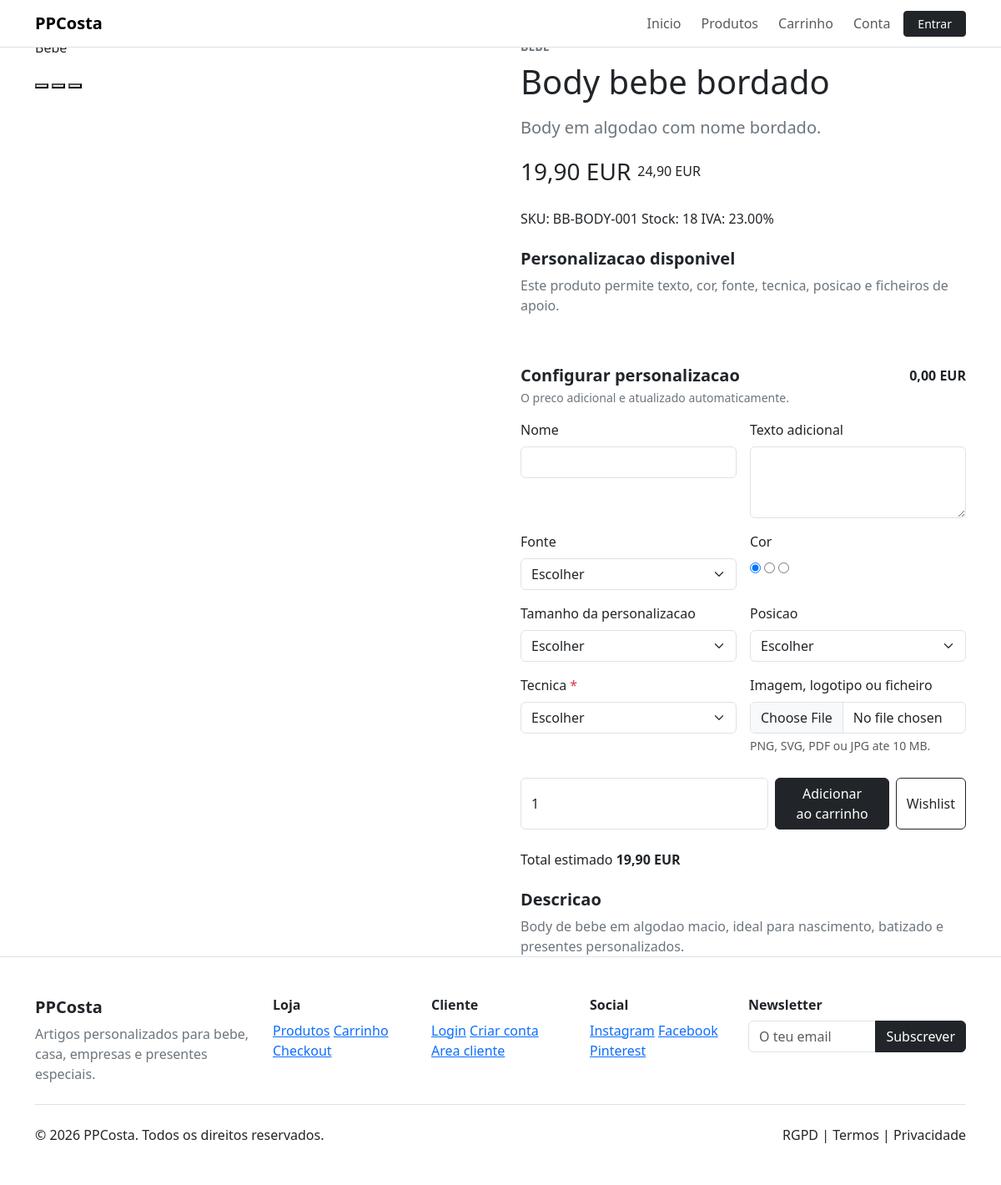
The page /produto-detalhe.php?slug=body-bebe-bordado on the database its author committed.
### tables this page shows
CREATE TABLE products (
    id BIGINT UNSIGNED AUTO_INCREMENT PRIMARY KEY,
    brand_id BIGINT UNSIGNED NULL,
    supplier_id BIGINT UNSIGNED NULL,
    tax_rate_id BIGINT UNSIGNED NOT NULL,
    name VARCHAR(190) NOT NULL,
    slug VARCHAR(210) NOT NULL,
    short_description TEXT NULL,
    long_description MEDIUMTEXT NULL,
    sku VARCHAR(100) NOT NULL,
    ean VARCHAR(40) NULL,
    price DECIMAL(12,2) NOT NULL,
    sale_price DECIMAL(12,2) NULL,
    cost_price DECIMAL(12,2) NULL,
    stock INT NOT NULL DEFAULT 0,
    stock_minimum INT NOT NULL DEFAULT 0,
    weight_grams INT NULL,
    width_mm INT NULL,
    height_mm INT NULL,
    depth_mm INT NULL,
    video_url VARCHAR(255) NULL,
    is_active TINYINT(1) NOT NULL DEFAULT 1,
    is_new TINYINT(1) NOT NULL DEFAULT 0,
    is_featured TINYINT(1) NOT NULL DEFAULT 0,
    is_on_sale TINYINT(1) NOT NULL DEFAULT 0,
    is_best_seller TINYINT(1) NOT NULL DEFAULT 0,
    is_personalizable TINYINT(1) NOT NULL DEFAULT 0,
    meta_title VARCHAR(190) NULL,
    meta_description VARCHAR(255) NULL,
    canonical_url VARCHAR(255) NULL,
    created_at TIMESTAMP NOT NULL DEFAULT CURRENT_TIMESTAMP,
    updated_at TIMESTAMP NOT NULL DEFAULT CURRENT_TIMESTAMP ON UPDATE CURRENT_TIMESTAMP,
    UNIQUE KEY uq_products_slug (slug),
    UNIQUE KEY uq_products_sku (sku),
    KEY idx_products_flags (is_active, is_featured, is_new, is_on_sale, is_best_seller),
    KEY idx_products_brand (brand_id),
    KEY idx_products_supplier (supplier_id),
    FULLTEXT KEY ft_products_search (name, short_description, long_description, sku),
    CONSTRAINT fk_products_brand FOREIGN KEY (brand_id) REFERENCES brands(id) ON DELETE SET NULL,
    CONSTRAINT fk_products_supplier FOREIGN KEY (supplier_id) REFERENCES suppliers(id) ON DELETE SET NULL,
    CONSTRAINT fk_products_tax_rate FOREIGN KEY (tax_rate_id) REFERENCES tax_rates(id),
    CHECK (price >= 0),
    CHECK (sale_price IS NULL OR sale_price >= 0),
    CHECK (stock >= 0)
);

CREATE TABLE categories (
    id BIGINT UNSIGNED AUTO_INCREMENT PRIMARY KEY,
    parent_id BIGINT UNSIGNED NULL,
    name VARCHAR(160) NOT NULL,
    slug VARCHAR(180) NOT NULL,
    description TEXT NULL,
    image_path VARCHAR(255) NULL,
    sort_order INT NOT NULL DEFAULT 0,
    is_active TINYINT(1) NOT NULL DEFAULT 1,
    meta_title VARCHAR(190) NULL,
    meta_description VARCHAR(255) NULL,
    created_at TIMESTAMP NOT NULL DEFAULT CURRENT_TIMESTAMP,
    updated_at TIMESTAMP NOT NULL DEFAULT CURRENT_TIMESTAMP ON UPDATE CURRENT_TIMESTAMP,
    UNIQUE KEY uq_categories_slug (slug),
    KEY idx_categories_parent (parent_id),
    KEY idx_categories_active_sort (is_active, sort_order),
    CONSTRAINT fk_categories_parent FOREIGN KEY (parent_id) REFERENCES categories(id) ON DELETE SET NULL
);

CREATE TABLE tax_rates (
    id BIGINT UNSIGNED AUTO_INCREMENT PRIMARY KEY,
    name VARCHAR(120) NOT NULL,
    rate DECIMAL(5,2) NOT NULL,
    country_code CHAR(2) NOT NULL DEFAULT 'PT',
    is_default TINYINT(1) NOT NULL DEFAULT 0,
    is_active TINYINT(1) NOT NULL DEFAULT 1,
    CHECK (rate >= 0)
);

CREATE TABLE product_personalizations (
    id BIGINT UNSIGNED AUTO_INCREMENT PRIMARY KEY,
    product_id BIGINT UNSIGNED NOT NULL,
    personalization_type_id BIGINT UNSIGNED NOT NULL,
    label VARCHAR(160) NOT NULL,
    min_length INT NULL,
    max_length INT NULL,
    allowed_file_types VARCHAR(190) NULL,
    max_file_bytes INT NULL,
    base_extra_price DECIMAL(12,2) NOT NULL DEFAULT 0,
    sort_order INT NOT NULL DEFAULT 0,
    is_required TINYINT(1) NOT NULL DEFAULT 0,
    is_active TINYINT(1) NOT NULL DEFAULT 1,
    KEY idx_product_personalizations_product (product_id, is_active),
    CONSTRAINT fk_product_personalizations_product FOREIGN KEY (product_id) REFERENCES products(id) ON DELETE CASCADE,
    CONSTRAINT fk_product_personalizations_type FOREIGN KEY (personalization_type_id) REFERENCES personalization_types(id),
    CHECK (base_extra_price >= 0)
);

CREATE TABLE personalization_types (
    id BIGINT UNSIGNED AUTO_INCREMENT PRIMARY KEY,
    name VARCHAR(120) NOT NULL,
    slug VARCHAR(140) NOT NULL,
    input_type ENUM('text','textarea','select','color','font','file','position','technique') NOT NULL,
    is_required TINYINT(1) NOT NULL DEFAULT 0,
    is_active TINYINT(1) NOT NULL DEFAULT 1,
    UNIQUE KEY uq_personalization_types_slug (slug)
);

CREATE TABLE personalization_options (
    id BIGINT UNSIGNED AUTO_INCREMENT PRIMARY KEY,
    personalization_type_id BIGINT UNSIGNED NOT NULL,
    label VARCHAR(160) NOT NULL,
    value VARCHAR(190) NOT NULL,
    extra_price DECIMAL(12,2) NOT NULL DEFAULT 0,
    color_hex CHAR(7) NULL,
    sort_order INT NOT NULL DEFAULT 0,
    is_active TINYINT(1) NOT NULL DEFAULT 1,
    KEY idx_personalization_options_type (personalization_type_id, is_active),
    CONSTRAINT fk_personalization_options_type FOREIGN KEY (personalization_type_id) REFERENCES personalization_types(id) ON DELETE CASCADE,
    CHECK (extra_price >= 0)
);

### produto-detalhe.php (the view, shortened to what the rows shown need)
<?php
require_once __DIR__ . '/includes/personalization.php';
$slug = trim($_GET['slug'] ?? '');
$product = $slug !== '' ? catalog_product_by_slug($slug) : null;
    ?>
    <?php
$personalizationRules = !empty($product['is_personalizable'])
    ? personalization_rules_for_product((int) $product['id'])
    : [];
require_once __DIR__ . '/includes/header.php';
?>
<section class="product-detail section-pad">
    <div class="container">
        <div class="row g-5">
            <div class="col-lg-6">
                <div class="product-gallery-main <?= e($product['media_class'] ?? 'product-mug') ?>" data-personalization-preview>
                    <span data-preview-product><?= e($product['category_name'] ?? 'Produto') ?></span>
                </div>
            </div>
            <div class="col-lg-6">
                <p class="text-uppercase text-secondary fw-semibold small mb-2"><?= e($product['category_name'] ?? 'Catalogo') ?></p>
                <h1 class="section-title mb-3"><?= e($product['name']) ?></h1>
                <p class="text-secondary lead"><?= e($product['short_description'] ?? '') ?></p>
                <div class="d-flex align-items-center gap-2 mb-4">
                    <span class="price fs-3"><?= e(format_price((float) $product['final_price'])) ?></span>
                    <?php if (!empty($product['sale_price'])): ?>
                        <span class="old-price"><?= e(format_price((float) $product['price'])) ?></span>
                    <?php endif; ?>
                </div>
                <div class="product-meta mb-4">
                    <span>SKU: <?= e($product['sku']) ?></span>
                    <span>Stock: <?= e((string) $product['stock']) ?></span>
                    <span>IVA: <?= e((string) ($product['tax_rate'] ?? '23.00')) ?>%</span>
                </div>
                <?php if (!empty($product['is_personalizable'])): ?>
                    <div class="personalization-preview mb-4">
                        <h2 class="h5 fw-bold">Personalizacao disponivel</h2>
                        <p class="text-secondary mb-3">Este produto permite texto, cor, fonte, tecnica, posicao e ficheiros de apoio.</p>
                        <div class="d-flex flex-wrap gap-2">
                        </div>
                    </div>
                <?php endif; ?>
                <form class="product-buy-box" method="post" action="<?= e(url('carrinho.php')) ?>" enctype="multipart/form-data" data-personalization-form data-product-price="<?= e((string) $product['final_price']) ?>" data-product-id="<?= e((string) $product['id']) ?>">
                    <?php if ($personalizationRules !== []): ?>
                        <div class="personalization-editor mb-4">
                            <div class="d-flex justify-content-between align-items-start gap-3 mb-3">
                                <div>
                                    <h2 class="h5 fw-bold mb-1">Configurar personalizacao</h2>
                                </div>
                            </div>
                            <div class="row g-3">
                                <?php foreach ($personalizationRules as $rule): ?>
                                    <?php $fieldName = 'personalization[' . $rule['slug'] . ']'; ?>
                                    <div class="col-md-6">
                                        <label class="form-label" for="personalization-<?= e($rule['slug']) ?>">
                                            <?= e($rule['label']) ?>
                                            <?php if (!empty($rule['is_required'])): ?>
                                                <span class="text-danger">*</span>
                                            <?php endif; ?>
                                        </label>
                                        <?php if (in_array($rule['input_type'], ['select', 'font', 'position', 'technique'], true)): ?>
                                            <select class="form-select" id="personalization-<?= e($rule['slug']) ?>" name="<?= e($fieldName) ?>" data-personalization-field data-preview-field="<?= e($rule['slug']) ?>" <?= !empty($rule['is_required']) ? 'required' : '' ?>>
                                                <option value="">Escolher</option>
                                            </select>
                                        <?php elseif ($rule['input_type'] === 'color'): ?>
                                            <div class="color-choice-group" data-personalization-field-group>
                                                <?php foreach ($rule['options'] as $index => $option): ?>
                                                    <label class="color-choice" title="<?= e($option['label']) ?>">
                                                        <input type="radio" name="<?= e($fieldName) ?>" value="<?= e($option['value']) ?>" data-personalization-field data-preview-field="<?= e($rule['slug']) ?>" data-extra-price="<?= e((string) $option['extra_price']) ?>" <?= $index === 0 ? 'checked' : '' ?>>
                                                    </label>
                                                <?php endforeach; ?>
                                            </div>
                                        <?php elseif ($rule['input_type'] === 'textarea'): ?>
                                            <textarea class="form-control" id="personalization-<?= e($rule['slug']) ?>" name="<?= e($fieldName) ?>" rows="3" maxlength="<?= e((string) ($rule['max_length'] ?? 120)) ?>" data-personalization-field data-preview-field="<?= e($rule['slug']) ?>" data-base-extra-price="<?= e((string) $rule['base_extra_price']) ?>"></textarea>
                                        <?php elseif ($rule['input_type'] === 'file'): ?>
                                            <input class="form-control" id="personalization-<?= e($rule['slug']) ?>" name="personalization_file" type="file" accept=".png,.svg,.pdf,.jpg,.jpeg" data-personalization-file data-base-extra-price="<?= e((string) $rule['base_extra_price']) ?>">
                                            <div class="form-text">PNG, SVG, PDF ou JPG ate <?= e((string) round(((int) ($rule['max_file_bytes'] ?? MAX_UPLOAD_BYTES)) / 1024 / 1024)) ?> MB.</div>
                                        <?php else: ?>
                                            <input class="form-control" id="personalization-<?= e($rule['slug']) ?>" name="<?= e($fieldName) ?>" type="text" maxlength="<?= e((string) ($rule['max_length'] ?? 80)) ?>" data-personalization-field data-preview-field="<?= e($rule['slug']) ?>" data-base-extra-price="<?= e((string) $rule['base_extra_price']) ?>" <?= !empty($rule['is_required']) ? 'required' : '' ?>>
                                        <?php endif; ?>
                                    </div>
                                <?php endforeach; ?>
                            </div>
                        </div>
                    <?php endif; ?>
                    <div class="d-flex flex-column flex-sm-row gap-2 mb-4">
                    </div>
                    <div class="total-preview mb-4">
                    </div>
                </form>
                <div class="product-description">
                    <h2 class="h5 fw-bold">Descricao</h2>
                    <p class="text-secondary mb-0"><?= e($product['long_description'] ?? $product['short_description'] ?? '') ?></p>
                </div>
            </div>
        </div>
    </div>
</section>
<?php require_once __DIR__ . '/includes/footer.php'; ?>

### rows shown on the page
products: categories.name "Bebe", name "Body bebe bordado", short_description "Body em algodao com nome bordado.", price "24,90 EUR", sku "BB-BODY-001", stock "18", tax_rate.rate "23.00", long_description "Body de bebe em algodao macio, ideal para nascimento, batizado e presentes personalizados."
product_personalizations: label "Nome"
product_personalizations: label "Texto adicional"
product_personalizations: label "Fonte"
product_personalizations: label "Cor"
product_personalizations: label "Tamanho da personalizacao"
product_personalizations: label "Posicao"
product_personalizations: label "Tecnica"
product_personalizations: label "Imagem, logotipo ou ficheiro", max_file_bytes "10"

### other values the page prints
APP_NAME "PPCosta"
format_price((float) $product['final_price']) "19,90 EUR"
format_price(0) "0,00 EUR"
